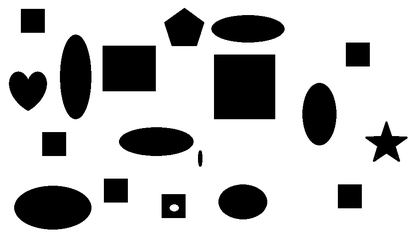
%> input picture lecture20/hitmiss_demo.bmp, 420 x 242 px, shrunk from 946 x 546 before the run
$ octave robt310_lecture20.m   (GNU Octave 9; MATLAB toolbox functions it lacks are replaced by stand-ins)
%> lines starting %> are read from the running program, lines starting %| are printed output that depends on the picture; in (x1, y1, x2, y2) boxes, pixels count from 0 and x2, y2 are one past the last pixel; in counts of white or black regions, pixels touching at a corner belong together; the program's own positions count from 1
%% ROBT 310 - Lecture 20 - Basic Morphological Algorithms

clc; clear; close all; % Clear the environment


%% DEMO 0 - Hit or Miss Transformation - Find 54 x 54 white squares in the image.

% Firstly read the help file for the Matlab hit or miss trans
% implementation: bwhitmiss
% Then understand the code below
I = ~imread('hitmiss_demo.bmp');
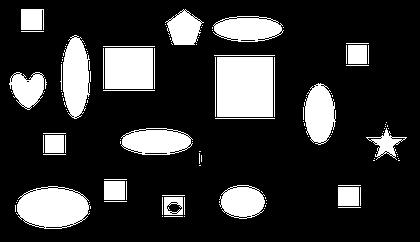
%> I: size 242x420 logical; 19.8% white; 130 white regions (94 under 20 px), largest, box (x1, y1, x2, y2) and area: (217, 57, 273, 117) 3360, (16, 186, 90, 229) 2358, (105, 48, 153, 89) 1968
[sx sy] =size(I);
%> sx = 242; sy = 420
figure(1); imshow(I); hold on;

sel1 = logical( ones(54,54) ) ;
sel2 = logical( ones(56,56) ) ;
sel2(2:end-1, 2:end-1) = 0;
I2 = bwhitmiss( I , sel1, sel2);
%> I2: size 242x420 logical; every value is 0
[y_ind x_ind] = find(I2 == 1);
%> y_ind = []; x_ind = []
plot( x_ind, y_ind, 'g.','MarkerSize',25);
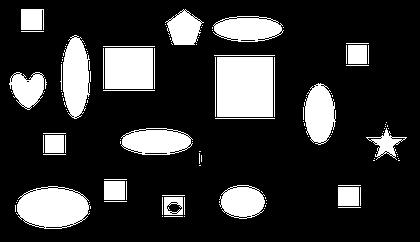
%> figure redrawn from the program's plot data

% Modify the structural element such that the square with the circle inside
% is also detected.

%% DEMO 2 - Boundary Extraction
close all;
I = imread('lincoln.tif');
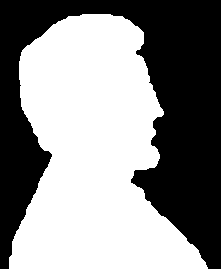
%> input picture lecture20/lincoln.tif, 221 x 269 px
%> I: size 269x221 logical; 54.6% white; 1 black region, box (x1, y1, x2, y2) and area: (0, 0, 221, 269) 26994
figure(1); imshow(I);
sel = ones(3,3);
I2 = abs(I - imerode(I, sel) );
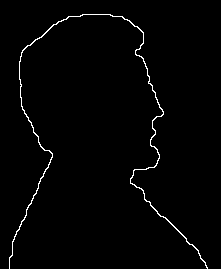
%> I2: size 269x221 double; values 0 (black) and 1 (white), 1.5% white in thin lines or dots, all inside (x1, y1, x2, y2) = (9, 14, 208, 269)
figure(2); imshow(I2)

% Use different structural elements and comment on their effects

%% DEMO 3 - Region Filling - Iterative Application of Morph Operators

close all;
I = ~imread('regfill_demo.bmp');
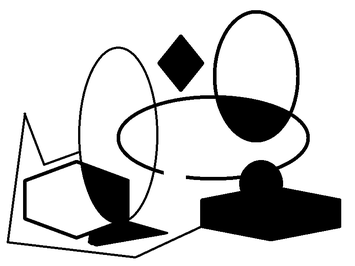
%> input picture lecture20/regfill_demo.bmp, 355 x 266 px, shrunk from 800 x 600 before the run
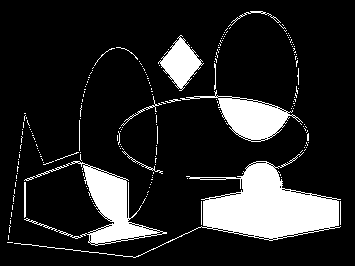
%> I: size 266x355 logical; 15% white; 217 white regions (201 under 20 px), largest, box (x1, y1, x2, y2) and area: (14, 152, 341, 258) 6709, (24, 161, 167, 246) 2941, (180, 90, 303, 142) 2220
figure(1); imshow(I); title('Please select a seed pixel');

% Enter the seed pixel
%> (the run ends here)
